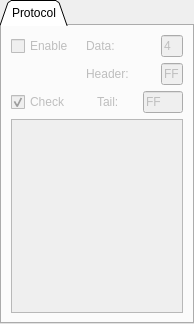
           <widget class="QTabWidget" name="distext">
            <property name="enabled">
             <bool>true</bool>
            </property>
            <property name="sizePolicy">
             <sizepolicy hsizetype="Expanding" vsizetype="Expanding">
              <horstretch>0</horstretch>
              <verstretch>0</verstretch>
             </sizepolicy>
            </property>
            <property name="maximumSize">
             <size>
              <width>194</width>
              <height>16777215</height>
             </size>
            </property>
            <property name="tabPosition">
             <enum>QTabWidget::North</enum>
            </property>
            <property name="tabShape">
             <enum>QTabWidget::Triangular</enum>
            </property>
            <property name="currentIndex">
             <number>0</number>
            </property>
            <property name="usesScrollButtons">
             <bool>true</bool>
            </property>
            <property name="tabsClosable">
             <bool>false</bool>
            </property>
            <property name="movable">
             <bool>false</bool>
            </property>
            <widget class="QWidget" name="Protocoltab">
             <property name="enabled">
              <bool>false</bool>
             </property>
             <attribute name="title">
              <string>Protocol</string>
             </attribute>
             <layout class="QGridLayout" name="gridLayout_7">
              <item row="0" column="0">
               <widget class="QCheckBox" name="checkBox">
                <property name="text">
                 <string>Enable</string>
                </property>
               </widget>
              </item>
              <item row="0" column="1">
               <widget class="QLabel" name="label_2">
                <property name="text">
                 <string>Data:</string>
                </property>
               </widget>
              </item>
              <item row="0" column="2">
               <widget class="QLineEdit" name="framenum_edit">
                <property name="maximumSize">
                 <size>
                  <width>30</width>
                  <height>16777215</height>
                 </size>
                </property>
                <property name="inputMask">
                 <string>99; </string>
                </property>
                <property name="text">
                 <string>4</string>
                </property>
               </widget>
              </item>
              <item row="1" column="1">
               <widget class="QLabel" name="label">
                <property name="text">
                 <string>Header:</string>
                </property>
               </widget>
              </item>
              <item row="1" column="2">
               <widget class="QLineEdit" name="framehead_edit">
                <property name="maximumSize">
                 <size>
                  <width>30</width>
                  <height>16777215</height>
                 </size>
                </property>
                <property name="inputMask">
                 <string>HH; </string>
                </property>
                <property name="text">
                 <string>FF</string>
                </property>
                <property name="maxLength">
                 <number>2</number>
                </property>
                <property name="cursorPosition">
                 <number>2</number>
                </property>
               </widget>
              </item>
              <item row="2" column="0" colspan="3">
               <layout class="QHBoxLayout" name="horizontalLayout_8" stretch="2,1,1">
                <item>
                 <widget class="QCheckBox" name="framesumcheck">
                  <property name="text">
                   <string>Check</string>
                  </property>
                  <property name="checked">
                   <bool>true</bool>
                  </property>
                 </widget>
                </item>
                <item>
                 <widget class="QLabel" name="label_3">
                  <property name="text">
                   <string>Tail:</string>
                  </property>
                 </widget>
                </item>
                <item>
                 <widget class="QLineEdit" name="framend_edit">
                  <property name="inputMask">
                   <string>HH; </string>
                  </property>
                  <property name="text">
                   <string>FF</string>
                  </property>
                 </widget>
                </item>
               </layout>
              </item>
              <item row="3" column="0" colspan="3">
               <widget class="QPlainTextEdit" name="disprotocol">
                <property name="font">
                 <font>
                  <family>Consolas</family>
                  <pointsize>11</pointsize>
                 </font>
                </property>
                <property name="readOnly">
                 <bool>true</bool>
                </property>
               </widget>
              </item>
             </layout>
            </widget>
           </widget>
